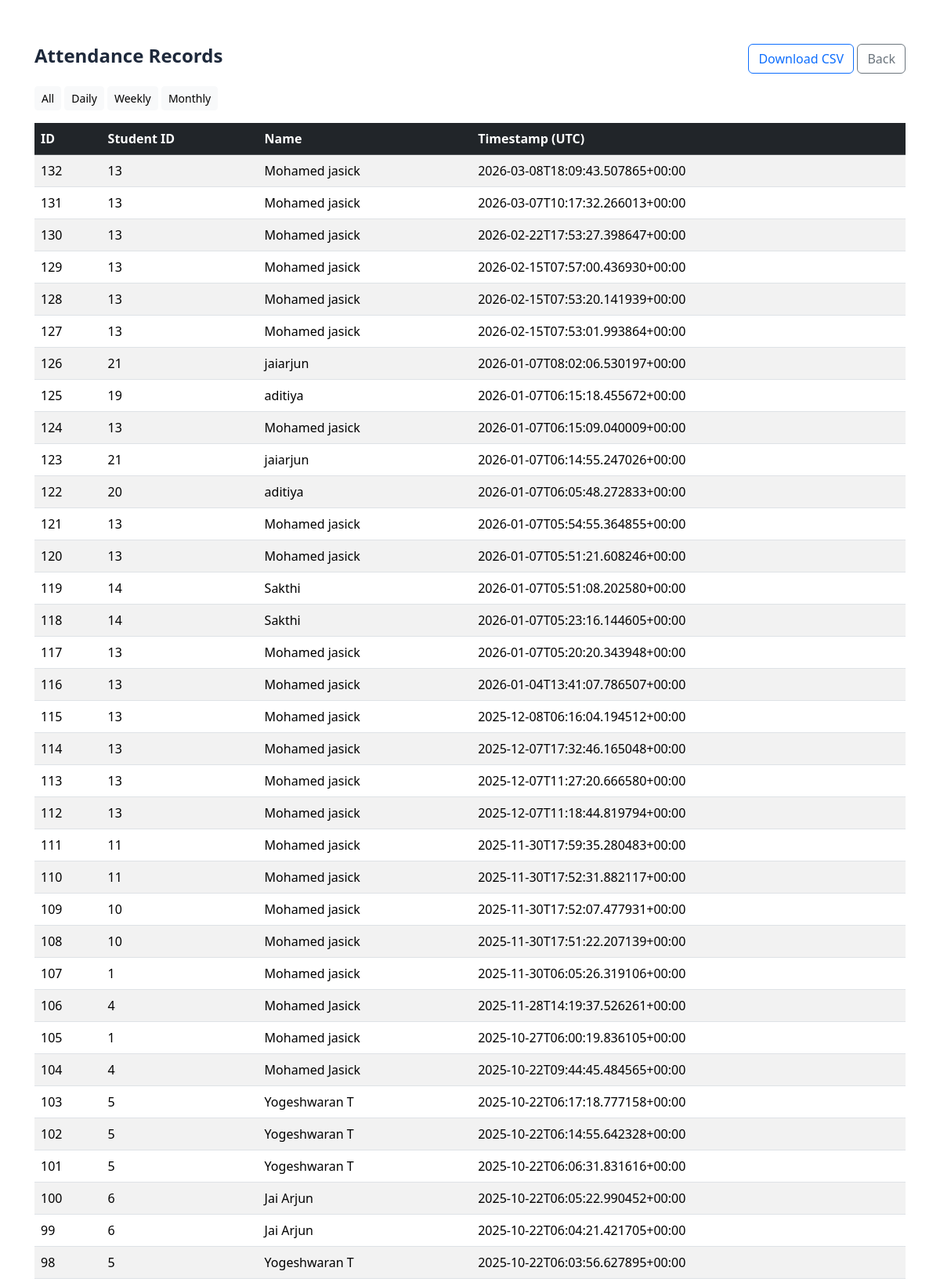
The page /attendance_record (upper part) on the database its author committed.
### tables this page shows
CREATE TABLE attendance (
                    id INTEGER PRIMARY KEY AUTOINCREMENT,
                    student_id INTEGER,
                    name TEXT,
                    timestamp TEXT
                );

### app.py (the view)
@app.route("/attendance_record", methods=["GET"])
def attendance_record():
    period = request.args.get("period", "all")  # all, daily, weekly, monthly
    conn = sqlite3.connect(DB_PATH)
    c = conn.cursor()
    q = "SELECT id, student_id, name, timestamp FROM attendance"
    params = ()
    if period == "daily":
        today = datetime.date.today().isoformat()
        q += " WHERE date(timestamp) = ?"
        params = (today,)
    elif period == "weekly":
        start = (datetime.date.today() - datetime.timedelta(days=7)).isoformat()
        q += " WHERE date(timestamp) >= ?"
        params = (start,)
    elif period == "monthly":
        start = (datetime.date.today() - datetime.timedelta(days=30)).isoformat()
        q += " WHERE date(timestamp) >= ?"
        params = (start,)
    q += " ORDER BY timestamp DESC LIMIT 5000"
    c.execute(q, params)
    rows = c.fetchall()
    conn.close()
    return render_template("attendance_record.html", records=rows, period=period)

### templates/attendance_record.html (shortened to what this page needs)
<!doctype html>
<html>
<head>
  <link href="https://cdn.jsdelivr.net/npm/bootstrap@5.3.1/dist/css/bootstrap.min.css" rel="stylesheet">
  <link rel="stylesheet" href="{{ url_for('static', filename='css/style.css') }}">
</head>
<body>
<div class="container my-4">
  <div class="d-flex justify-content-between align-items-center mb-3">
    <h4>Attendance Records</h4>
    <div>
      <a class="btn btn-outline-primary" href="/download_csv">Download CSV</a>
      <a class="btn btn-outline-secondary" href="/">Back</a>
    </div>
  </div>
  <div class="mb-3">
    <a href="/attendance_record?period=all" class="btn btn-sm btn-light">All</a>
    <a href="/attendance_record?period=daily" class="btn btn-sm btn-light">Daily</a>
    <a href="/attendance_record?period=weekly" class="btn btn-sm btn-light">Weekly</a>
    <a href="/attendance_record?period=monthly" class="btn btn-sm btn-light">Monthly</a>
  </div>
  <div class="table-responsive">
    <table class="table table-striped">
      <thead class="table-dark">
        <tr><th>ID</th><th>Student ID</th><th>Name</th><th>Timestamp (UTC)</th></tr>
      </thead>
      <tbody>
      {% for r in records %}
        <tr><td>{{ r[0] }}</td><td>{{ r[1] }}</td><td>{{ r[2] }}</td><td>{{ r[3] }}</td></tr>
      {% endfor %}
      </tbody>
    </table>
  </div>
</div>
</body>
</html>

### static/css/style.css (style rules this page uses)
html, body { height: 100%; margin: 0; }
body { font-family: 'Segoe UI', Tahoma, Geneva, Verdana, sans-serif; background: url('static/images/bg.png') no-repeat center center fixed; background-size: contain; margin: 0; color: #1e293b; display: flex; justify-content: flex-end; align-items: flex-start; padding: 2rem; }
body::before { content: ''; position: fixed; inset: 0; background: rgba(255,255,255,0.4); z-index: -1; }
h5, h4, h3 { font-weight: 600; }

### rows shown on the page
attendance: id "132", student "13", name "Mohamed jasick", timestamp "2026-03-08T18:09:43.507865+00:00"
attendance: id "131", student "13", name "Mohamed jasick", timestamp "2026-03-07T10:17:32.266013+00:00"
attendance: id "130", student "13", name "Mohamed jasick", timestamp "2026-02-22T17:53:27.398647+00:00"
attendance: id "129", student "13", name "Mohamed jasick", timestamp "2026-02-15T07:57:00.436930+00:00"
attendance: id "128", student "13", name "Mohamed jasick", timestamp "2026-02-15T07:53:20.141939+00:00"
attendance: id "127", student "13", name "Mohamed jasick", timestamp "2026-02-15T07:53:01.993864+00:00"
attendance: id "126", student "21", name "jaiarjun", timestamp "2026-01-07T08:02:06.530197+00:00"
attendance: id "125", student "19", name "aditiya", timestamp "2026-01-07T06:15:18.455672+00:00"
attendance: id "124", student "13", name "Mohamed jasick", timestamp "2026-01-07T06:15:09.040009+00:00"
attendance: id "123", student "21", name "jaiarjun", timestamp "2026-01-07T06:14:55.247026+00:00"
attendance: id "122", student "20", name "aditiya", timestamp "2026-01-07T06:05:48.272833+00:00"
attendance: id "121", student "13", name "Mohamed jasick", timestamp "2026-01-07T05:54:55.364855+00:00"
attendance: id "120", student "13", name "Mohamed jasick", timestamp "2026-01-07T05:51:21.608246+00:00"
attendance: id "119", student "14", name "Sakthi", timestamp "2026-01-07T05:51:08.202580+00:00"
attendance: id "118", student "14", name "Sakthi", timestamp "2026-01-07T05:23:16.144605+00:00"
attendance: id "117", student "13", name "Mohamed jasick", timestamp "2026-01-07T05:20:20.343948+00:00"
attendance: id "116", student "13", name "Mohamed jasick", timestamp "2026-01-04T13:41:07.786507+00:00"
attendance: id "115", student "13", name "Mohamed jasick", timestamp "2025-12-08T06:16:04.194512+00:00"
attendance: id "114", student "13", name "Mohamed jasick", timestamp "2025-12-07T17:32:46.165048+00:00"
attendance: id "113", student "13", name "Mohamed jasick", timestamp "2025-12-07T11:27:20.666580+00:00"
attendance: id "112", student "13", name "Mohamed jasick", timestamp "2025-12-07T11:18:44.819794+00:00"
attendance: id "111", student "11", name "Mohamed jasick", timestamp "2025-11-30T17:59:35.280483+00:00"
attendance: id "110", student "11", name "Mohamed jasick", timestamp "2025-11-30T17:52:31.882117+00:00"
attendance: id "109", student "10", name "Mohamed jasick", timestamp "2025-11-30T17:52:07.477931+00:00"
attendance: id "108", student "10", name "Mohamed jasick", timestamp "2025-11-30T17:51:22.207139+00:00"
attendance: id "107", student "1", name "Mohamed jasick", timestamp "2025-11-30T06:05:26.319106+00:00"
attendance: id "106", student "4", name "Mohamed Jasick", timestamp "2025-11-28T14:19:37.526261+00:00"
attendance: id "105", student "1", name "Mohamed jasick", timestamp "2025-10-27T06:00:19.836105+00:00"
attendance: id "104", student "4", name "Mohamed Jasick", timestamp "2025-10-22T09:44:45.484565+00:00"
attendance: id "103", student "5", name "Yogeshwaran T", timestamp "2025-10-22T06:17:18.777158+00:00"
attendance: id "102", student "5", name "Yogeshwaran T", timestamp "2025-10-22T06:14:55.642328+00:00"
attendance: id "101", student "5", name "Yogeshwaran T", timestamp "2025-10-22T06:06:31.831616+00:00"
attendance: id "100", student "6", name "Jai Arjun", timestamp "2025-10-22T06:05:22.990452+00:00"
attendance: id "99", student "6", name "Jai Arjun", timestamp "2025-10-22T06:04:21.421705+00:00"
attendance: id "98", student "5", name "Yogeshwaran T", timestamp "2025-10-22T06:03:56.627895+00:00"
